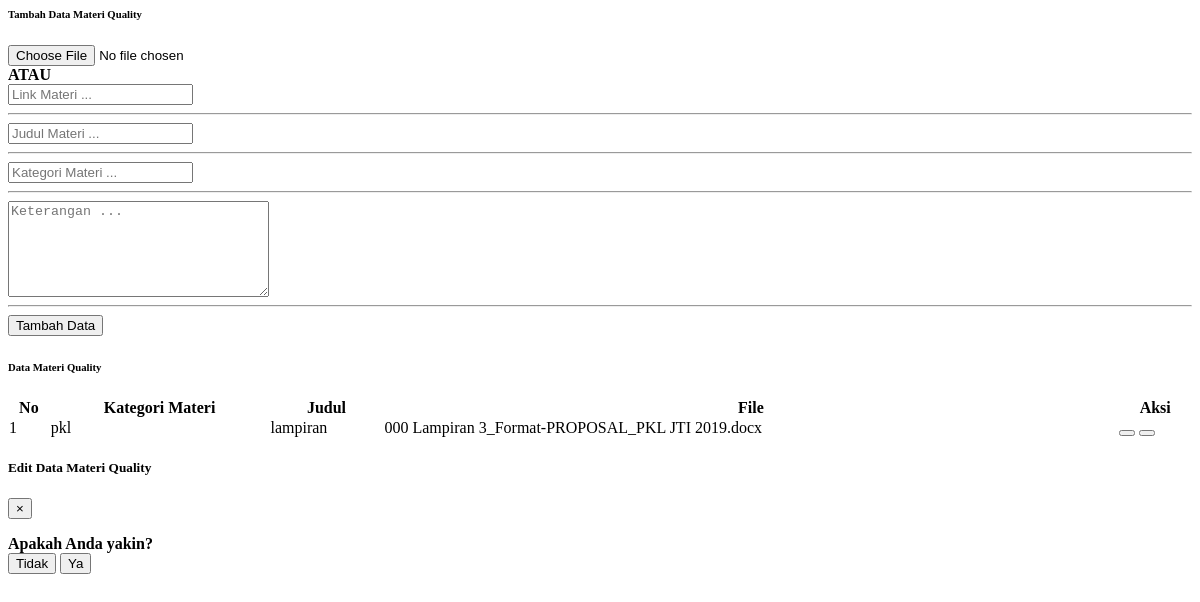
Before: /module/admin/materiTraining/dataMateriQuality.php with the older database file.
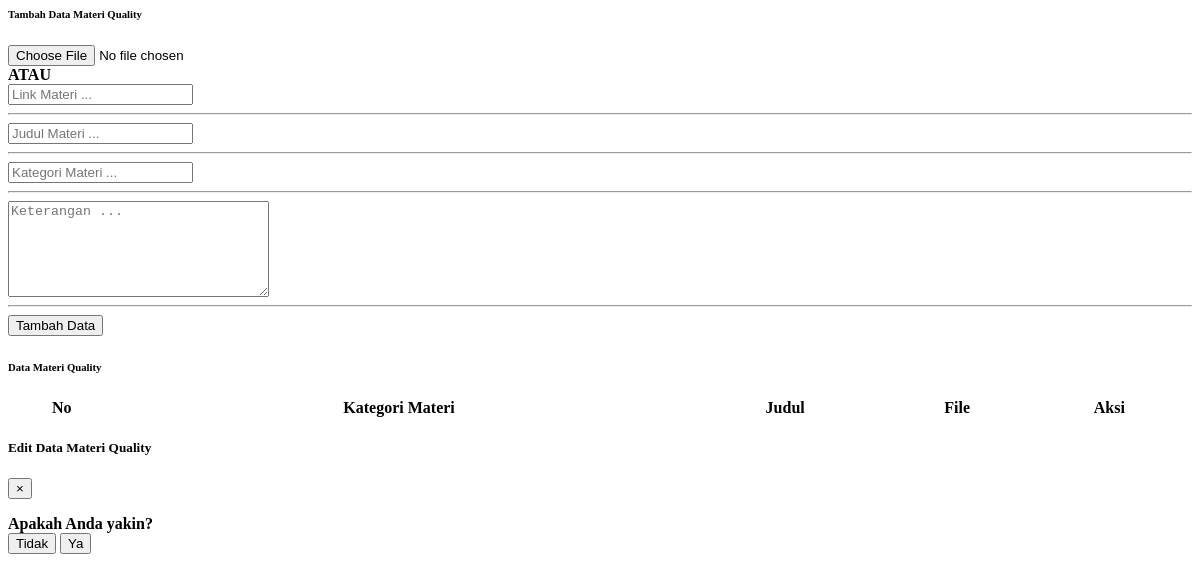
After: the same page with the newer database file.
### tables this page shows
CREATE TABLE `tabel_materi_quality` (
  `id_materi_quality` int(11) NOT NULL,
  `kategori_materi` varchar(100) NOT NULL,
  `judul_materi` varchar(100) NOT NULL,
  `keterangan_materi` text NOT NULL,
  `file_materi` text NOT NULL,
  `tipe` enum('link','file') NOT NULL,
  `tanggal_upload` date NOT NULL
);

### module/admin/materiTraining/dataMateriQuality.php (the view, shortened to what the changed rows need)
<?php
  include "../process/proses_adminDataMateriQuality.php";
?>
<body>
<div class="container-fluid" id="dataMateri">
    <div class="card shadow mb-4">
        <div class="card-body">
            <div class="table-responsive">
                <table class="table table-bordered" id="dataTable" width="100%" cellspacing="0">
                    <thead>
                        <tr class="text-center">
                            <th>No</th>
                            <th>Kategori Materi</th>
                            <th>Judul</th>
                            <th>File</th>
                            <th>Aksi</th>
                        </tr>
                    </thead>
                    <tbody>
                    <?php
                        $queryTampilData = "SELECT * FROM tabel_materi_quality;
                            ";
                        $resultTampilData = mysqli_query($con, $queryTampilData);
                        $index = 1;
                        if(mysqli_num_rows($resultTampilData) > 0){
                            while($rowTampilData = mysqli_fetch_assoc($resultTampilData)){
                    ?>
                        <tr class="text-center" id-materi="<?php echo $rowTampilData["id_materi_quality"] ?>">
                            <td ><?php echo $index; ?></td>
                            <td class="kategoriMateri"><?php echo $rowTampilData["kategori_materi"]; ?></td>
                            <td class="judulMateri"><?php echo $rowTampilData["judul_materi"]; ?></td>
                            <td class="fileMateri"><?php echo $rowTampilData["file_materi"]; ?></td>
                            <td>
                                <button type="button" class="btn btn-primary edit-dataMateriQuality-admin" data-toggle="modal" data-target="#editDataMateriQualityModal" id_materiQualityEdit="<?php echo $rowTampilData["id_materi_quality"];?>">
                                </button>
                                <button type="button" class="btn btn-danger hapus-dataMateriQuality-admin" data-toggle="modal" data-target="#hapusDataMateriQualityModal" id_materi_quality="<?php echo $rowTampilData["id_materi_quality"];?>">
                                </button>
                            </td>
                        </tr>
                    <?php
                        $index++;
                        }
                    ?>
                    <?php
                    }   else{
                    ?>
                        <!-- <div>
                            <p>Data Operator tidak tersedia</p>
                        </div> -->
                    <?php
                    }
                    ?>
                    </tbody>
                </table>
            </div>
        </div>
    </div>
</div>
</body>

Changed rows visible on the page:
removed tabel_materi_quality: kategori_materi "pkl", judul_materi "lampiran", file_materi "000 Lampiran 3_Format-PROPOSAL_PKL JTI 2019.docx"
